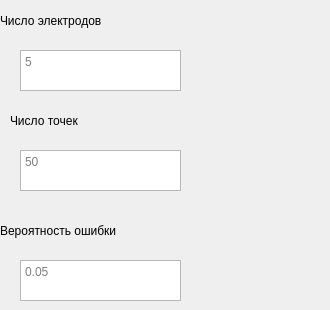
    <widget class="QWidget" name="page_liqlvl">
     <widget class="QTextEdit" name="n_ell">
      <property name="geometry">
       <rect>
        <x>20</x>
        <y>50</y>
        <width>161</width>
        <height>41</height>
       </rect>
      </property>
      <property name="placeholderText">
       <string>5</string>
      </property>
     </widget>
     <widget class="QTextEdit" name="n_points_8">
      <property name="geometry">
       <rect>
        <x>20</x>
        <y>150</y>
        <width>161</width>
        <height>41</height>
       </rect>
      </property>
      <property name="placeholderText">
       <string>50</string>
      </property>
     </widget>
     <widget class="QTextEdit" name="err_prob">
      <property name="geometry">
       <rect>
        <x>20</x>
        <y>260</y>
        <width>161</width>
        <height>41</height>
       </rect>
      </property>
      <property name="placeholderText">
       <string>0.05</string>
      </property>
     </widget>
     <widget class="QLabel" name="label_24">
      <property name="geometry">
       <rect>
        <x>10</x>
        <y>100</y>
        <width>311</width>
        <height>41</height>
       </rect>
      </property>
      <property name="text">
       <string>Число точек</string>
      </property>
     </widget>
     <widget class="QLabel" name="label_25">
      <property name="geometry">
       <rect>
        <x>0</x>
        <y>0</y>
        <width>311</width>
        <height>41</height>
       </rect>
      </property>
      <property name="text">
       <string>Число электродов</string>
      </property>
     </widget>
     <widget class="QLabel" name="label_26">
      <property name="geometry">
       <rect>
        <x>0</x>
        <y>210</y>
        <width>311</width>
        <height>41</height>
       </rect>
      </property>
      <property name="text">
       <string>Вероятность ошибки</string>
      </property>
     </widget>
    </widget>
